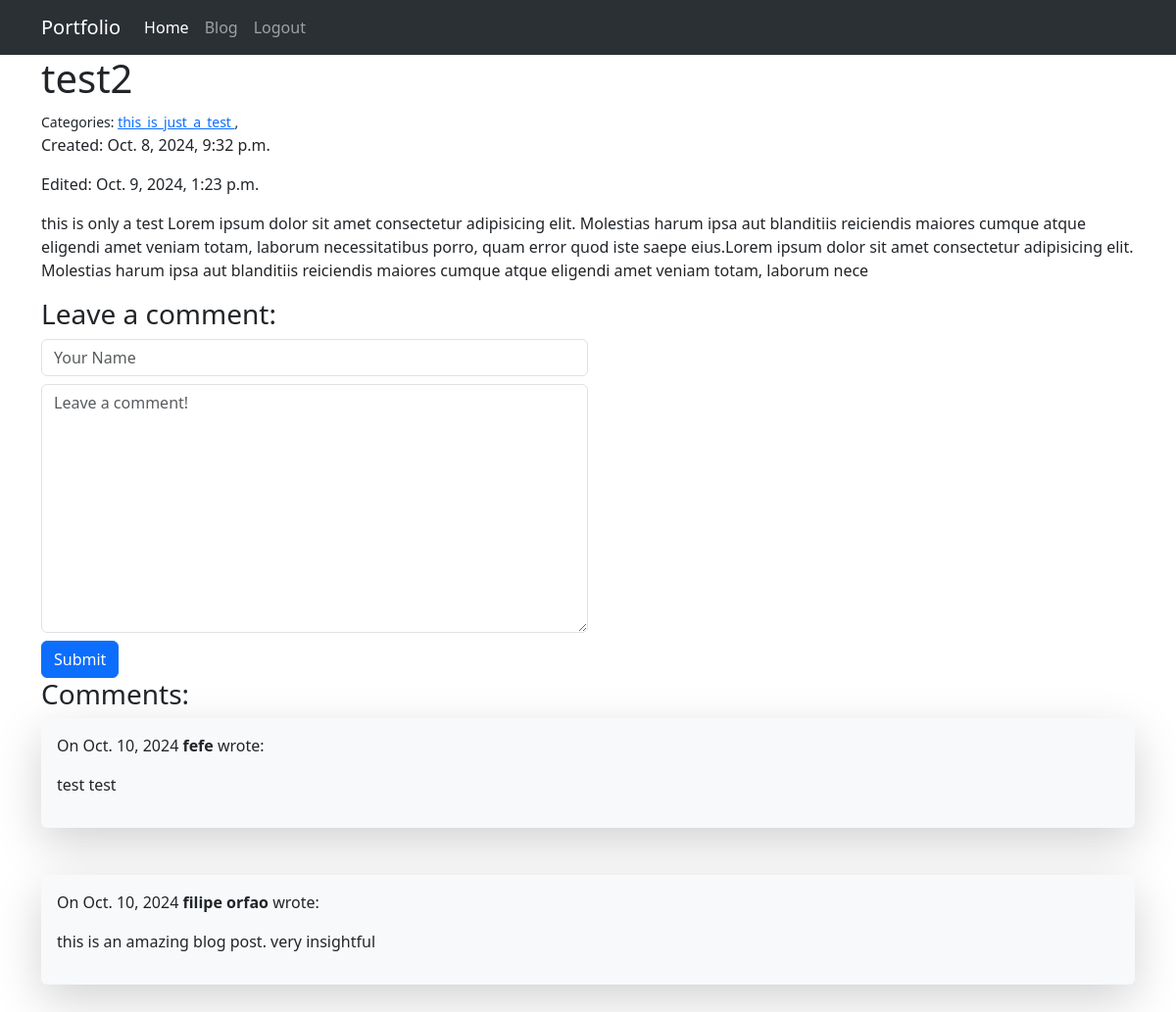
The page /blog/post/3/ (signed in) on the database its author committed.
### blog/models.py (models this page shows, shortened)
class Post(models.Model):
    title = models.CharField(max_length=255)
    body = models.TextField()
    created_on = models.DateTimeField(auto_now_add=True)
    last_modified = models.DateTimeField(auto_now=True)
    categories = models.ManyToManyField("Category", related_name="posts")

class Category(models.Model):
    name = models.CharField(max_length=50)
    class Meta:
        verbose_name_plural = "categories"

class Comment(models.Model):
    author = models.CharField(max_length=63)
    body = models.TextField()
    created_on = models.DateTimeField(auto_now_add=True)
    post = models.ForeignKey("Post", on_delete=models.CASCADE)

### blog/views.py (the view, shortened to what this page needs)
# urls.py: path("post/<int:pk>/", views.blog_detail, name="blog_detail"),
def blog_detail(request, pk):
    post = Post.objects.get(pk=pk)
    form = CommentForm()
    comments = Comment.objects.filter(post=post)
    context = {
        "post": post,
        "comments": comments,
        "form": CommentForm(),
    }
    return render(request, "blog/detail.html", context)

### blog/forms.py
class CommentForm(forms.Form):
    author = forms.CharField(
        max_length=60,
        widget=forms.TextInput(
            attrs={"class": "form-control", "placeholder": "Your Name"}
        ),
    )
    body = forms.CharField(
        widget=forms.Textarea(
            attrs={"class": "form-control", "placeholder": "Leave a comment!"}
        )
    )

### blog/templates/blog/detail.html (shortened to what this page needs)
{% extends "projects/base.html" %} {% block content %}
<h1>{{ post.title }}</h1>
<small>
  Categories: {% for category in post.categories.all %}
  <a href="{% url 'blog:blog_category' category.name %}">
    {{ category.name }}
  </a>
  , {% endfor %}
</small>
<p>Created: {{ post.created_on }}</p>
<p>Edited: {{ post.last_modified }}</p>
<p>{{ post.body | slice:'400' }}</p>
<h3>Leave a comment:</h3>
<form method="post">
  <div class="w-50 mb-2">{{form.author}}</div>
  <div class="w-50 mb-2">{{form.body}}</div>
  <button type="submit" class="btn btn-primary">Submit</button>
</form>
<h3>Comments:</h3>
{% for comment in comments %}
<div class="shadow-lg p-3 mb-5 bg-body-tertiary rounded">
  <p>
    On {{ comment.created_on.date }}
    <strong>{{ comment.author }}</strong> wrote:
  </p>
  <p>{{ comment.body | linebreaks }}</p>
</div>
{% endfor %} {% endblock content %}

### rows shown on the page
Post: title "test2", created_on "Oct. 8, 2024, 9:32 p.m.", last_modified "Oct. 9, 2024, 1:23 p.m.", body "this is only a test Lorem ipsum dolor sit amet consectetur adipisicing elit. Molestias harum ipsa aut blanditiis reiciendis maiores cumque atque eligendi amet veniam totam, laborum necessitatibus porro, quam error quod iste saepe eius.Lorem ipsum dolor sit amet consectetur adipisicing elit. Molestias harum ipsa aut blanditiis reiciendis maiores cumque atque eligendi amet veniam totam, laborum nece"
Category: name "this_is_just_a_test"
Comment: created_on "Oct. 10, 2024", author "fefe", body "test test"
Comment: created_on "Oct. 10, 2024", author "filipe orfao", body "this is an amazing blog post. very insightful"
